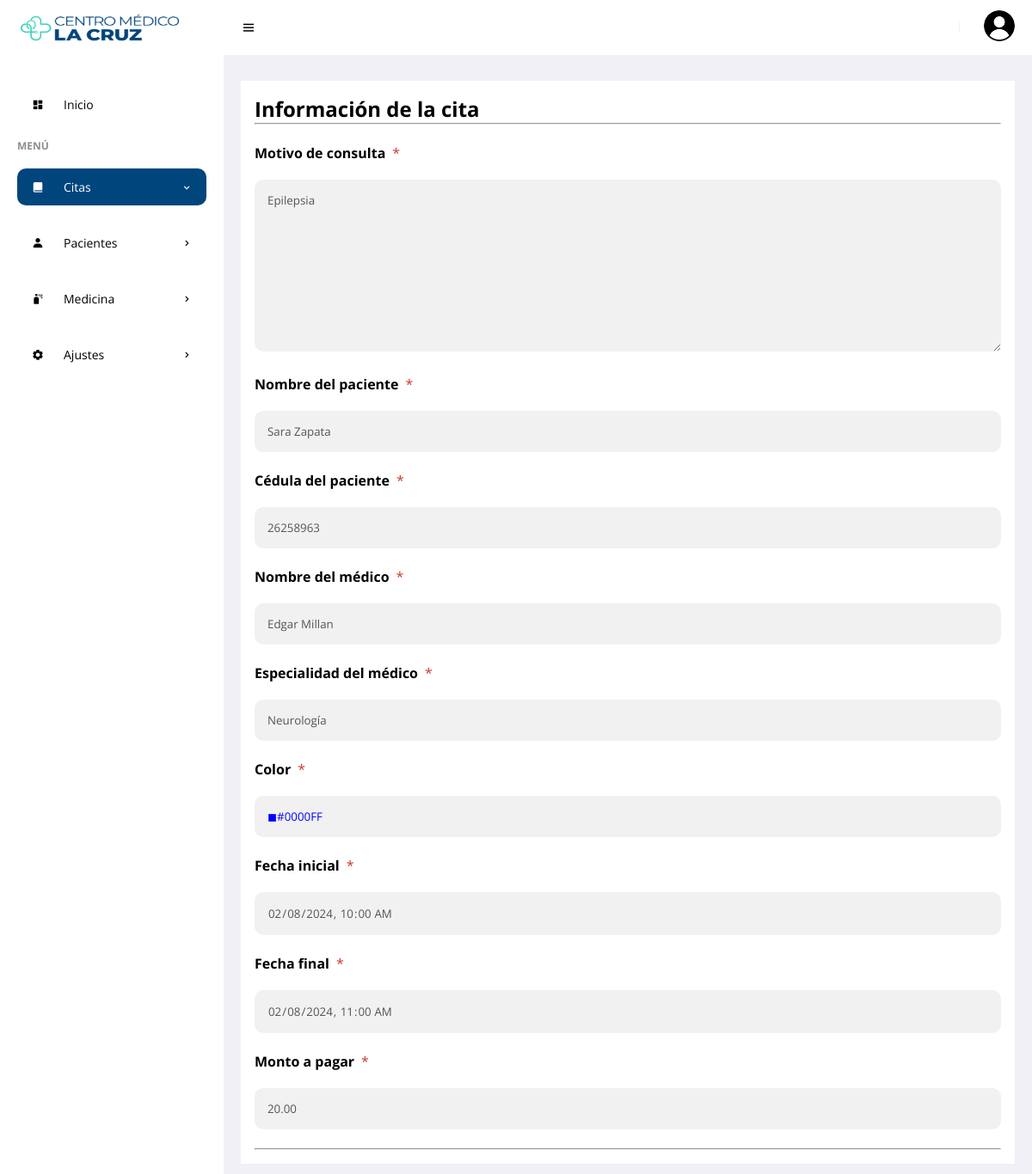
Screenshot of /frontend/usuarios/citas/info.php?id=67 (signed in) with the database file from the repository.
### tables this page shows
CREATE TABLE `events` (
  `id` int NOT NULL AUTO_INCREMENT,
  `title` varchar(255) NOT NULL,
  `idpa` int NOT NULL,
  `idodc` int NOT NULL,
  `idlab` int NOT NULL,
  `color` char(14) DEFAULT NULL,
  `start` datetime NOT NULL,
  `end` datetime DEFAULT NULL,
  `state` char(1) NOT NULL,
  `monto` decimal(10,2) NOT NULL,
  `fere` timestamp NOT NULL DEFAULT CURRENT_TIMESTAMP ON UPDATE CURRENT_TIMESTAMP,
  PRIMARY KEY (`id`),
  KEY `idpa` (`idpa`),
  KEY `idodc` (`idodc`),
  KEY `idlab` (`idlab`),
  CONSTRAINT `events_ibfk_1` FOREIGN KEY (`idpa`) REFERENCES `patients` (`idpa`),
  CONSTRAINT `events_ibfk_2` FOREIGN KEY (`idodc`) REFERENCES `doctor` (`idodc`),
  CONSTRAINT `events_ibfk_3` FOREIGN KEY (`idlab`) REFERENCES `laboratory` (`idlab`)
);

CREATE TABLE `patients` (
  `idpa` int NOT NULL AUTO_INCREMENT,
  `numhs` char(8) NOT NULL,
  `nompa` varchar(30) NOT NULL,
  `apepa` varchar(30) NOT NULL,
  `direc` varchar(150) NOT NULL,
  `sex` varchar(15) NOT NULL,
  `grup` varchar(15) NOT NULL,
  `phon` varchar(15) DEFAULT NULL,
  `cump` date NOT NULL,
  `state` char(1) NOT NULL,
  `fere` timestamp NOT NULL DEFAULT CURRENT_TIMESTAMP ON UPDATE CURRENT_TIMESTAMP,
  `lugna` varchar(100) DEFAULT NULL,
  `ocup` varchar(30) DEFAULT NULL,
  PRIMARY KEY (`idpa`)
);

CREATE TABLE `doctor` (
  `idodc` int NOT NULL AUTO_INCREMENT,
  `ceddoc` varchar(15) NOT NULL,
  `nodoc` varchar(35) NOT NULL,
  `apdoc` varchar(35) NOT NULL,
  `direcd` varchar(150) NOT NULL,
  `sexd` varchar(15) NOT NULL,
  `phd` char(13) NOT NULL,
  `nacd` date NOT NULL,
  `fere` timestamp NOT NULL DEFAULT CURRENT_TIMESTAMP ON UPDATE CURRENT_TIMESTAMP,
  `numpps` int DEFAULT NULL,
  `state` char(1) NOT NULL,
  `numco` int DEFAULT NULL,
  `userid` int DEFAULT NULL,
  `id_especialidad` int DEFAULT NULL,
  PRIMARY KEY (`idodc`),
  KEY `fkuserid` (`userid`),
  KEY `fk_especialidad` (`id_especialidad`),
  CONSTRAINT `fk_especialidad` FOREIGN KEY (`id_especialidad`) REFERENCES `laboratory` (`idlab`),
  CONSTRAINT `fkuserid` FOREIGN KEY (`userid`) REFERENCES `users` (`id`)
);

CREATE TABLE `laboratory` (
  `idlab` int NOT NULL AUTO_INCREMENT,
  `nomlab` varchar(150) NOT NULL,
  `state` char(1) NOT NULL,
  `fere` timestamp NOT NULL DEFAULT CURRENT_TIMESTAMP ON UPDATE CURRENT_TIMESTAMP,
  PRIMARY KEY (`idlab`)
);

### frontend/usuarios/citas/info.php (the view, shortened to what this page needs)
<!DOCTYPE html>
<html lang="es">
<head>
    <link href='https://unpkg.com/boxicons@2.0.9/css/boxicons.min.css' rel='stylesheet'>
    <link rel="stylesheet" href="../../../backend/css/admin.css">
    <link rel="stylesheet" type="text/css" href="../../../backend/css/datatable.css">
    <link rel="stylesheet" type="text/css" href="../../../backend/css/buttonsdataTables.css">
    <link rel="stylesheet" type="text/css" href="../../../backend/css/font.css">
</head>
<body>
    <section id="sidebar">
        <a href="../escritorio.php" class="brand"><img src="../../img/cm1.png" alt="" style="width:220px; height:180px;"> </a>
        <ul class="side-menu">
            <li><a href="../escritorio.php" ><i class='bx bxs-dashboard icon' ></i>Inicio</a></li>
            <li class="divider" data-text="Menú">Menú</li>
            <li>
                <a href="#" class="active"><i class='bx bxs-book-alt icon' ></i> Citas <i class='bx bx-chevron-right icon-right' ></i></a>
            </li>
            <li>
                <a href="#"><i class='bx bxs-user icon' ></i> Pacientes <i class='bx bx-chevron-right icon-right' ></i></a>
            </li>
            <li>
                <a href="#"><i class='bx bxs-spray-can icon' ></i> Medicina<i class='bx bx-chevron-right icon-right' ></i></a>
            </li>
            <li>
                <a href="#"><i class='bx bxs-cog icon' ></i> Ajustes<i class='bx bx-chevron-right icon-right' ></i></a>
            </li>
        </ul>
    </section>
    <section id="content">
        <nav>
            <i class='bx bx-menu toggle-sidebar'></i>
            <div class="profile">
            <img src="../../img/cm4.png" alt="">
            </div>
        </nav>
        <main>
<?php
require '../../../backend/bd/Conexion.php';
 $id = $_GET['id'];
 $sentencia = $connect->prepare("SELECT events.id, events.title, patients.idpa, patients.numhs,patients.nompa, patients.apepa, doctor.idodc, doctor.ceddoc, doctor.nodoc, doctor.apdoc, laboratory.idlab, laboratory.nomlab, events.start, events.end, events.color, events.state,events.monto FROM events INNER JOIN patients ON events.idpa = patients.idpa INNER JOIN doctor ON events.idodc = doctor.idodc INNER JOIN laboratory ON events.idlab = laboratory.idlab WHERE id= '$id';");
 $sentencia->execute();
$data =  array();
if($sentencia){
  while($r = $sentencia->fetchObject()){
    $data[] = $r;
  }
}
   ?>
   <?php if(count($data)>0):?>
        <?php foreach($data as $d):?>
<form action="" enctype="multipart/form-data" method="POST"  autocomplete="off">
  <div class="containerss">
  <h1>Información de la cita</h1>
  <hr>
<br>
    <label for="email"><b>Motivo de consulta</b></label><span class="badge-warning">*</span>
    <textarea name="appnam" style="height:200px" disabled><?php echo $d->title; ?> </textarea>
    <label for="psw"><b>Nombre del paciente</b></label><span class="badge-warning">*</span>
    <input type="text" disabled required value="<?php echo $d->nompa; ?> <?php echo $d->apepa; ?>" name="apppac" id="pati">
    <label for="psw"><b>Cédula del paciente</b></label><span class="badge-warning">*</span>
    <input type="text" disabled required value="<?php echo $d->numhs; ?>" >
    <label for="psw"><b>Nombre del médico</b></label><span class="badge-warning">*</span>
    <input type="text" value="<?php echo $d->nodoc; ?> <?php echo $d->apdoc; ?>" disabled required name="" id="doc">
    <label for="email"><b>Especialidad del médico</b></label><span class="badge-warning">*</span>
    <input type="text" value="<?php echo $d->nomlab; ?>" disabled required id="spe">
    <label for="psw"><b>Color</b></label><span class="badge-warning">*</span>
    <input type="text" disabled required value="&#9724;<?php echo $d->color; ?>" name="appco" id="gep" style="color:<?php echo $d->color; ?>;">
    <label for="psw"><b>Fecha inicial</b></label><span class="badge-warning">*</span>
    <input disabled required type="datetime-local" value="<?php echo $d->start; ?>" name="appini">
    <label for="psw"><b>Fecha final</b></label><span class="badge-warning">*</span>
    <input disabled required type="datetime-local" value="<?php echo $d->end; ?>"  name="appfin">
     <label for="psw"><b>Monto a pagar</b></label><span class="badge-warning">*</span>
    <input type="text" disabled required placeholder="0$"  value="<?php echo $d->monto; ?>" name="appmont">
    <hr>
  </div>
</form>
<?php endforeach; ?>
    <?php else:?>
      <p class="alert alert-warning">No hay datos</p>
    <?php endif; ?>
        </main>
    </section>
</body>
</html>

### backend/css/admin.css (style rules this page uses)
* { font-family: 'Open Sans', sans-serif; margin: 0; padding: 0; box-sizing: border-box; }
:root { --grey: #F1F0F6; --dark-grey: #8D8D8D; --light: #fff; --dark: #000; --green: #42D3B7; --light-green: #E3FFCB; --blue: #00457c; --light-blue: #D0E4FF; --dark-blue: #0C5FCD; --red: #FC3B56; }
html { overflow-x: hidden; }
body { background: var(--grey); overflow-x: hidden; }
a { text-decoration: none; color: var(--dark); }
li { list-style: none; }
#sidebar { position: fixed; max-width: 260px; width: 100%; background: var(--light); top: 0; left: 0; height: 100%; overflow-y: auto; scrollbar-width: none; transition: all .3s ease; z-index: 200; }
#sidebar .brand { font-size: 24px; display: flex; align-items: center; height: 64px; font-weight: 700; color: var(--blue); position: sticky; top: 0; left: 0; z-index: 100; background: var(--light); transition: all .3s ease; padding: 0 6px; }
#sidebar .icon { min-width: 48px; display: flex; justify-content: center; align-items: center; margin-right: 6px; }
#sidebar .icon-right { margin-left: auto; transition: all .3s ease; }
#sidebar .side-menu { margin: 36px 0; padding: 0 20px; transition: all .3s ease; }
#sidebar .side-menu a { display: flex; align-items: center; font-size: 14px; color: var(--dark); padding: 12px 16px 12px 0; transition: all .3s ease; border-radius: 10px; margin: 4px 0; white-space: nowrap; }
#sidebar .side-menu > li { margin: 18px 0; }
#sidebar .side-menu > li > a.active .icon-right { transform: rotateZ(90deg); }
#sidebar .side-menu > li > a.active, #sidebar .side-menu > li > a.active:hover { background: var(--blue); color: var(--light); }
#sidebar .divider { margin-top: 24px; font-size: 12px; text-transform: uppercase; font-weight: 700; color: var(--dark-grey); transition: all .3s ease; white-space: nowrap; }
#content { position: relative; width: calc(100% - 260px); left: 260px; transition: all .3s ease; }
nav { background: var(--light); height: 64px; padding: 0 20px; display: flex; align-items: center; grid-gap: 28px; position: sticky; top: 0; left: 0; z-index: 100; }
nav .toggle-sidebar { font-size: 18px; cursor: pointer; }
nav .profile { position: relative; }
nav .profile img { width: 36px; height: 36px; border-radius: 50%; object-fit: cover; cursor: pointer; }
main { width: 100%; padding: 24px 20px 20px 20px; }
main form { margin-top: 6px; }
.badge-warning { color: #cc3527; padding: 4px 8px; text-align: center; border-radius: 5px; }
.containerss { padding: 16px; background-color: white; }
input[type=text], input[type=password], input[type=date],input[type=datetime-local], input[type=file],textarea { width: 100%; padding: 15px; margin: 20px 0 22px 0; display: inline-block; border: none; background: #f1f1f1; }
input { border-radius: 10px; }
textarea { border-radius: 10px; }

### rows the page displays
events: appnam "Epilepsia", apppac "Sara Zapata", idpa.numhs "26258963", idodc.apdoc "Edgar Millan", idlab.nomlab "Neurología", appco "◼#0000FF", appini "02/08/2024 10:00", appfin "02/08/2024 11:00", appmont "20.00"
